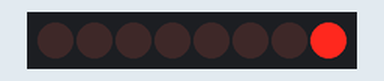
This sketch was run on a simulated Arduino Uno, built with avr-gcc and run on an emulated ATmega328P. Shown: 8 shift-register outputs drawn as a row of LEDs (first output left, lit = HIGH). Wiring (inferred from the names in the program): shift register (74HC595): data pin 12; shift clock pin 9; latch pin 11. Wiring (inferred from the signals the program sends): row of LEDs: on Q0, Q1, Q2, Q3, Q4, Q5, Q6, Q7.

Above: at 0.6 s.
At 5.1 s:
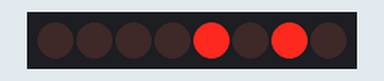
At 10.1 s:
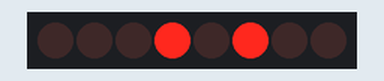
At 20.1 s:
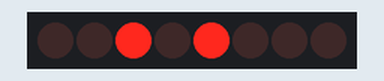
At 30.1 s:
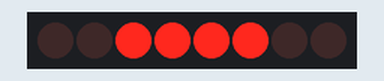
At 39.75 s:
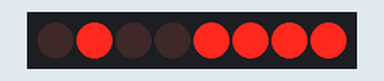
Timing chart, 0 to 40.0 s (numbered marks = the images above):
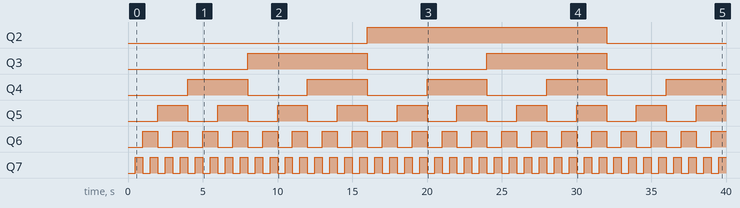

Measured:
- by itself, Q2: LOW → HIGH at 16.0 s, → LOW 16.0 s later
- by itself, Q3: alternates HIGH for 8.0 s and LOW for 8.0 s
- by itself, Q4: alternates HIGH for 4.0 s and LOW for 4.0 s
- by itself, Q5: alternates HIGH for 2.0 s and LOW for 2.0 s
- by itself, Q6: alternates HIGH for 1.0 s and LOW for 1.0 s
- by itself, Q7: alternates HIGH for 0.50 s and LOW for 0.50 s

The sketch:

prog_42.ino
```cpp
const byte ST_CP = 11;
const byte SH_CP = 9;
const byte SI_P = 12;
const int DT = 500;

byte ledsData;

void setup() {
	Serial.begin(9600);
	pinMode(SI_P, OUTPUT);
	pinMode(ST_CP, OUTPUT);
	pinMode(SH_CP, OUTPUT);
	/* ledsData = 0b10000111; */
	/* digitalWrite(ST_CP, LOW); */
	/* shiftOut(SI_P, SH_CP, LSBFIRST, ledsData); */
	/* digitalWrite(ST_CP, HIGH); */
}

void loop() {
	ledsData = 0x00;
	for (; ledsData <= 0xFF; ledsData++) {
	  digitalWrite(ST_CP, LOW); // telling that we are ready to send some data
	  shiftOut(SI_P, SH_CP, LSBFIRST, ledsData);
	  digitalWrite(ST_CP, HIGH); // telling that the data was sent
		delay(DT);
	}
}
```
